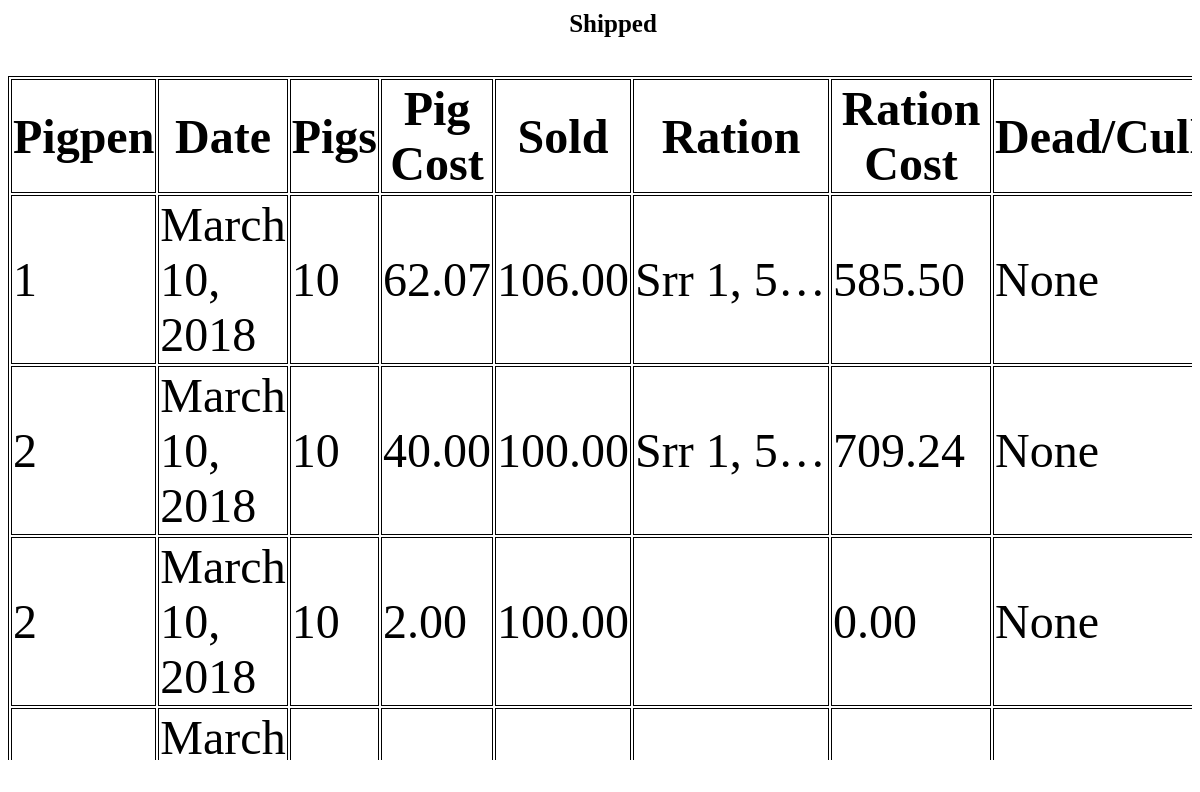
Page /pigs/Shipped/ (signed in) on the committed database.
### pigs/models.py (models this page shows)
class Shipped(models.Model):
    pigpen = models.PositiveIntegerField()
    pigs = models.PositiveIntegerField()
    sold_price = models.DecimalField(max_digits=6,decimal_places=2)
    pig_cost = models.DecimalField(max_digits=6, decimal_places=2)
    ration_amount = models.CharField(max_length=500)
    pig_ration_cost = models.DecimalField(max_digits=6,decimal_places=2)
    deadculls = models.CharField(max_length=40,blank=True,null=True)
    shipped_date = models.DateTimeField(auto_now_add=True)
    notes = models.CharField(max_length=300,blank=True,null=True)

### pigs/views.py (the view)
class shippedpigs(LoginRequiredMixin,generic.ListView):
    model = Shipped
    template_name = 'pigs/shipped.html'

### pigs/templates/pigs/shipped.html (shortened to what this page needs)
﻿<!DOCTYPE html>
{% load static %}
<link rel="stylesheet" type="text/css" href="{% static 'pigs/Generalstyles.css' %}" />
<link rel="stylesheet" type="text/css" href="{% static 'pigs/shippedstyles.css' %}" />
<html lang="en" xmlns="http://www.w3.org/1999/xhtml">
<head>
</head>
<body>
    <div class="headerwitharrow">
        <h1>Shipped</h1>
    </div>
        <div class="tablewrapper">
         <div class="tablescroll">
        <table class="border sortable">
                <tr>
                    <th>Pigpen</th>
                    <th>Date</th>
                    <th>Pigs</th>
                    <th>Pig Cost</th>
                    <th>Sold</th>
                    <th>Ration</th>
                    <th>Ration Cost</th>
                    <th>Dead/Culls</th>
                </tr>
                 {% for pig in object_list %}
            <tr>
                <td>{{pig.pigpen}}</td>
                <td>{{pig.shipped_date|date}}</td>
                <td>{{pig.pigs}}</td>
                <td>{{pig.pig_cost}}</td>
                <td>{{pig.sold_price}}</td>
                <td class="overflow">{{pig.ration_amount}}</td>
                <td>{{pig.pig_ration_cost}}</td>
                <td>{{pig.deadculls}}</td>
            </tr>
                {%endfor%}
        </table>
            </div>
            </div>
</body>
</html>

### pigs/static/pigs/Generalstyles.css (style rules this page uses)
table.border { border:1px solid black; }
table.border th, table.border td { border:1px solid black; }
.headerwitharrow { position: fixed; width: 100%; height: 40px; display: block; z-index: 4; background-color: white; top: 0; padding-top:10px; }
.headerwitharrow h1 { text-align:center; font-size:25px; white-space:nowrap; width:100%; margin:0 5px 0 5px; }

### pigs/static/pigs/shippedstyles.css (style rules this page uses)
﻿table,th, td { font-size:4vmin; cursor:default; }
.tablewrapper { position: relative; height: 100%; }
.tablescroll { height: calc(100% - 100px); width: calc(100% - 27px); overflow-y: auto; margin-top: 50px; padding-right: 27px; }
td.overflow { overflow: hidden; white-space: nowrap; text-overflow: ellipsis; max-width: 8ch; }

### rows in the picture
Shipped: pigpen "1", shipped_date "March 10, 2018", pigs "10", pig_cost "62.07", sold_price "106.00", ration_amount "Srr 1, 5…", pig_ration_cost "585.50", deadculls "None"
Shipped: pigpen "2", shipped_date "March 10, 2018", pigs "10", pig_cost "40.00", sold_price "100.00", ration_amount "Srr 1, 5…", pig_ration_cost "709.24", deadculls "None"
Shipped: pigpen "2", shipped_date "March 10, 2018", pigs "10", pig_cost "2.00", sold_price "100.00", pig_ration_cost "0.00", deadculls "None"
Shipped: shipped_date "March…"
